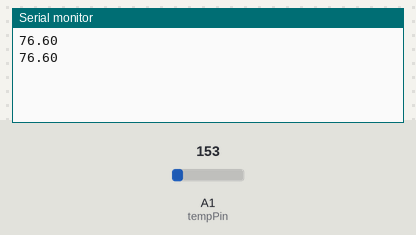
This sketch was run on a simulated Arduino Uno, built with avr-gcc and run on an emulated ATmega328P. Parts: the last lines printed to the serial monitor. Inputs (shaded band) come from the test bench; at power-on: A1 (tempPin) = 153.

Above: at 2.8 s.
2.9 s: A1 (tempPin) set to 165
At 5.2 s:
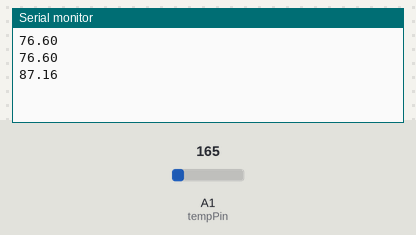
5.6 s: A1 (tempPin) set to 175
At 6.8 s:
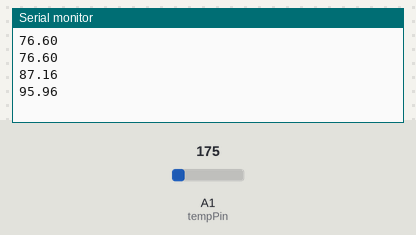
Timing chart, 0 to 8.6 s (numbered marks = the images above; inputs shaded):
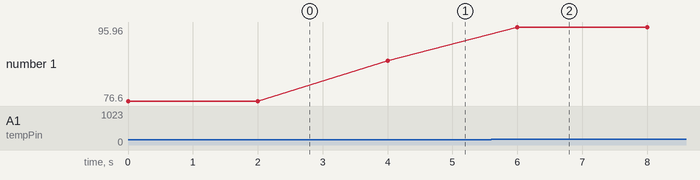

The sketch:

temp_sensor_nano.ino
```cpp
const int tempPin = A1;

void setup() {
  Serial.begin(9600);
}

void loop() {
  int raw = analogRead(tempPin);
  float voltage = raw * 5.0 / 1023.0;
  float temperatureC = (voltage - 0.5) * 100.0;
  float temperatureF = (temperatureC * 9.0 / 5.0) + 32.0;

  Serial.println(temperatureF);  // Send ONLY Fahrenheit
  delay(2000);
}
```

Measured:
- after the input at 2.9 s, the serial monitor: prints a new line after 1.1 s (image 1)
- after the input at 5.6 s, the serial monitor: prints a new line after 0.40 s (image 2)
- plotted number 1: 76.6 → 87.16 after the input at 2.9 s, 87.16 → 95.96 after the input at 5.6 s
